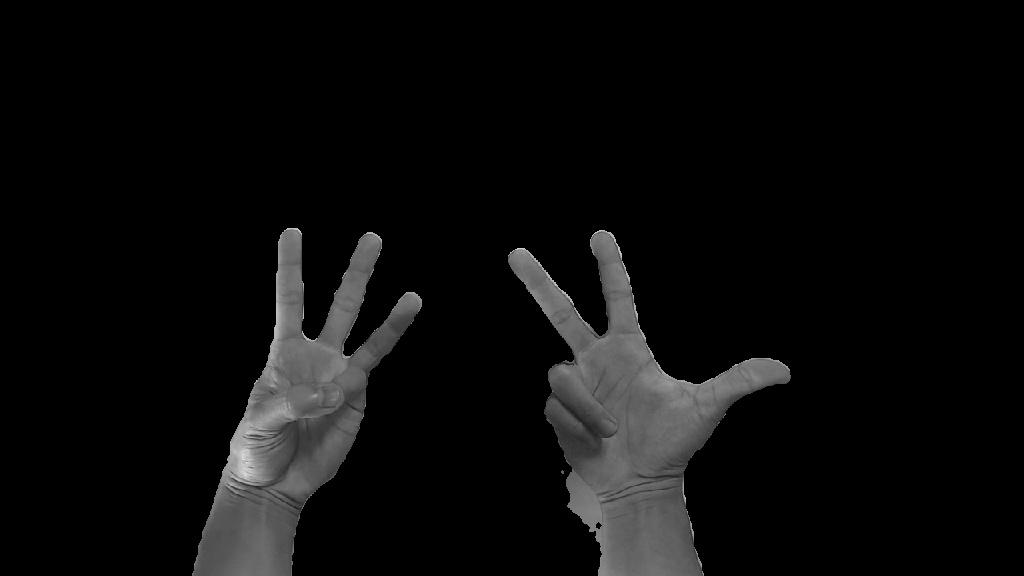
#> input picture test/hand_detection/train/test_bounder_716_jpg.rf.798fc0726ad1e529cf91fb9624a90d05.jpg, 1024 x 576 px, found by its file name
$ python calc_codinates.py
#> lines starting #> are read from the running program, lines starting #| are printed output that depends on the picture
import numpy as np
import cv2

if __name__ == '__main__':
    file_txt_path = r'baocao_computervision\test\hand_detection\train\test_bounder_716_jpg.rf.798fc0726ad1e529cf91fb9624a90d05.txt'
    image_path = r'baocao_computervision\test\hand_detection\train\test_bounder_716_jpg.rf.798fc0726ad1e529cf91fb9624a90d05.jpg'

    # position = (50, 50)  # Tọa độ (x, y) của góc trái trên của văn bản
    font = cv2.FONT_HERSHEY_SIMPLEX  # Loại font
    font_scale = 1  # Tỉ lệ kích thước font
    font_color = (255, 255, 255)  # Màu văn bản (trắng trong BGR)
    font_thickness = 2  # Độ d

    image = cv2.imread(image_path)
#> image is the input picture: shape (576, 1024, 3); min 0, max 228, mean 12.1
    # cv2.imshow('image', image)
    with open(file_txt_path) as f:
#> (reads test/hand_detection/train/test_bounder_716_jpg.rf.798fc0726ad1e529cf91fb9624a90d05.txt from the repository)
        content = f.readlines()
    # print('content: ', content)
    left_hand = content[1].split(' ')[1:]
    cor_left = []
    for item in left_hand:
        try:
            cor_left.append(float(item))
        except Exception as e:
            print('Loi')
    right_hand = content[0].split(' ')[1:]
    cor_right = []
    for item in right_hand:
        try:
            cor_right.append(float(item))
        except Exception as e:
            print('Loi')
    print('left: ', cor_left)
    print('right: ', cor_right)

    H, W,_ = image.shape
#> H = 576; W = 1024

    x1 = int((cor_left[0] - 0.5 * cor_left[2]) * W)
#> x1 = 140
    y1 = int((cor_left[1] - 0.5 * cor_left[3]) * H)
#> y1 = 210
    x2 = int((cor_left[0] + 0.5 * cor_left[2]) * W)
#> x2 = 453
    y2 = int((cor_left[1] + 0.5 * cor_left[3]) * H)
#> y2 = 508


    x3 = int((cor_right[0] - 0.5 * cor_right[2]) * W)
#> x3 = 491
    y3 = int((cor_right[1] - 0.5 * cor_right[3]) * H)
#> y3 = 219
    x4 = int((cor_right[0] + 0.5 * cor_right[2]) * W)
#> x4 = 801
    y4 = int((cor_right[1] + 0.5 * cor_right[3]) * H)
#> y4 = 512

    cropped_left_hand_image = image[y1:y2+1, x1:x2+1]
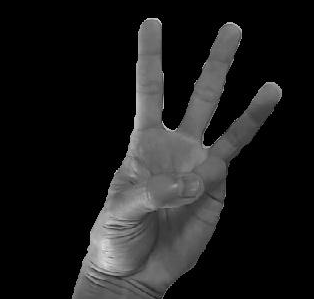
#> cropped_left_hand_image: shape (299, 314, 3); min 0, max 228, mean 29.5
    cv2.imshow('crop left: ', cropped_left_hand_image)
    cropped_right_hand_image = image[y3:y4+1, x3:x4+1]
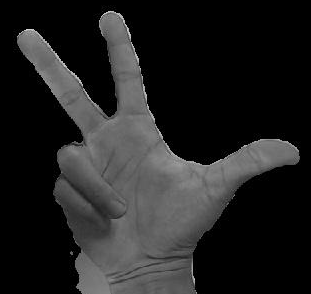
#> cropped_right_hand_image: shape (294, 311, 3); min 0, max 218, mean 34.5
    cv2.imshow('crop right: ', cropped_right_hand_image)
    cv2.imwrite('crop_left.jpg', cropped_left_hand_image)
    cv2.imwrite('crop_right.jpg', cropped_right_hand_image)


    cv2.rectangle(image, (x3, y3), (x4, y4), (0, 0, 255), 2)
    cv2.rectangle(image, (x1, y1), (x2, y2), (0, 0, 255), 2)
    cv2.putText(image, 'left', (x1 + 30, y1 - 30), font, font_scale, font_color, font_thickness)
    cv2.putText(image, 'right', (x3 + 30, y3 - 30), font, font_scale, font_color, font_thickness)
    cv2.putText(image, 'result: ', (W - int(W/5), 30), font, font_scale , font_color, font_thickness)
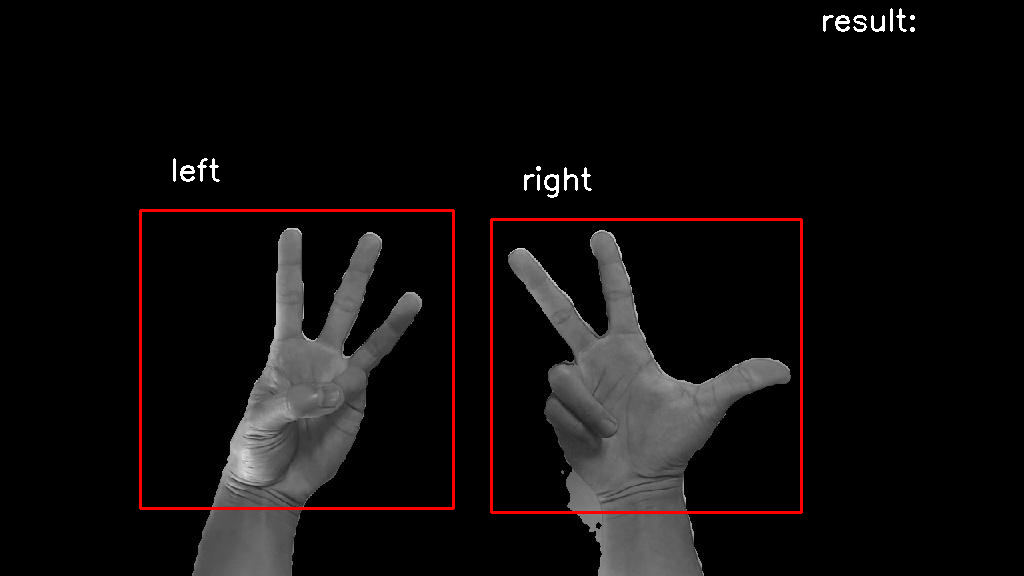
#> image: shape (576, 1024, 3); mean B, G, R 12.7, 12.7, 15.9


    cv2.imshow('result', image)
    cv2.waitKey(0)
    cv2.destroyAllWindows()
